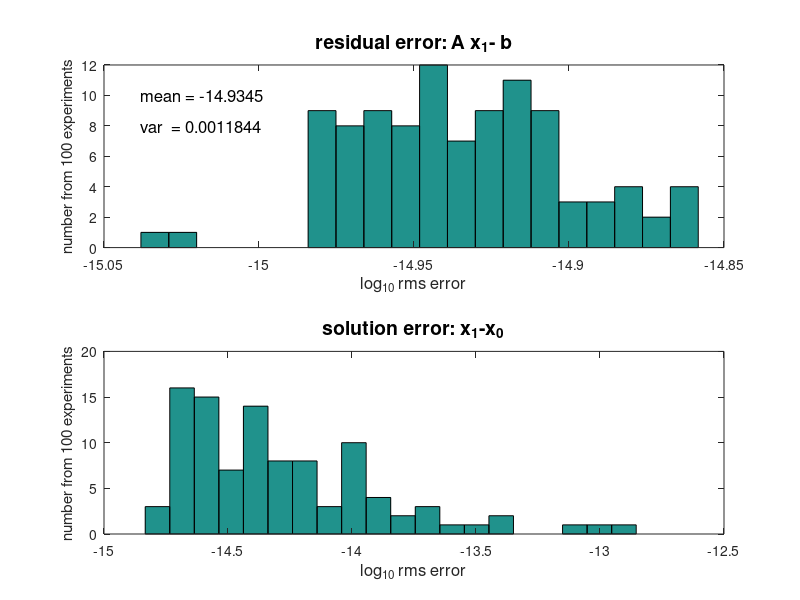

This chart was generated by the following MATLAB code:
%
%  w02w_GEerr.m -- GE truncation error (djm -- 08 sep 2019)
%

%  N = matrix size;  Nex = # of experiments
N = 1*128;
Nex = 1*100;

%  solution of all ones
x0 = ones(N,1);

%  data vector of errors
res_err = zeros(Nex,1);
sol_err = zeros(Nex,1);

for kk = 1:Nex
	%  make random matrix & b-vector
	A = eye(N,N) + randn(N,N)/sqrt(N);
	b = A*x0;

	%  GE via backslash
	x1 = A \ b;

	%  rms residual error 
	res_err(kk) = rms(A*x1-b);

	% rms solution error
	sol_err(kk) = rms(x1-x0);
end

%  histogram for residual error
figure(1);  clf
subplot(2,1,1)
hist(log10(res_err),20)

%  mean & variance
min_re = min(log10(res_err));

string = ['mean = ' num2str(mean(log10(res_err)))];
text(min_re,0.10*Nex,string,'fontsize',12)
string = ['var  = ' num2str(var(log10(res_err)))];
text(min_re,0.08*Nex,string,'fontsize',12)

%  axis labels
xlabel('log_{10} rms error','fontsize',12)
ylabel(['number from ' num2str(Nex) ' experiments'])
title('residual error: A x_1- b','fontsize',14)

%  plot for solution error
subplot(2,1,2)
hist(log10(sol_err),20)
xlabel('log_{10} rms error','fontsize',12)
ylabel(['number from ' num2str(Nex) ' experiments'])
title('solution error: x_1-x_0','fontsize',14)